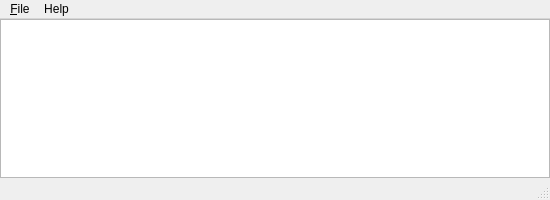
<?xml version="1.0" encoding="UTF-8"?>
<ui version="4.0">
 <class>FTPWMOClientClass</class>
 <widget class="QMainWindow" name="FTPWMOClientClass">
  <property name="enabled">
   <bool>true</bool>
  </property>
  <property name="geometry">
   <rect>
    <x>0</x>
    <y>0</y>
    <width>550</width>
    <height>200</height>
   </rect>
  </property>
  <property name="minimumSize">
   <size>
    <width>300</width>
    <height>70</height>
   </size>
  </property>
  <property name="baseSize">
   <size>
    <width>600</width>
    <height>250</height>
   </size>
  </property>
  <property name="windowTitle">
   <string>FTPWMOClient</string>
  </property>
  <widget class="QWidget" name="centralWidget">
   <property name="enabled">
    <bool>true</bool>
   </property>
   <property name="layoutDirection">
    <enum>Qt::LeftToRight</enum>
   </property>
   <layout class="QGridLayout" name="zeroLayaout">
    <property name="sizeConstraint">
     <enum>QLayout::SetDefaultConstraint</enum>
    </property>
    <property name="leftMargin">
     <number>0</number>
    </property>
    <property name="topMargin">
     <number>0</number>
    </property>
    <property name="rightMargin">
     <number>0</number>
    </property>
    <property name="bottomMargin">
     <number>0</number>
    </property>
    <property name="spacing">
     <number>0</number>
    </property>
    <item row="0" column="0">
     <widget class="QTreeWidget" name="loggingList">
      <property name="enabled">
       <bool>true</bool>
      </property>
      <property name="sizePolicy">
       <sizepolicy hsizetype="Preferred" vsizetype="Expanding">
        <horstretch>0</horstretch>
        <verstretch>0</verstretch>
       </sizepolicy>
      </property>
      <property name="font">
       <font>
        <family>Arial</family>
        <pointsize>10</pointsize>
       </font>
      </property>
      <property name="autoFillBackground">
       <bool>false</bool>
      </property>
      <property name="lineWidth">
       <number>1</number>
      </property>
      <property name="autoScroll">
       <bool>true</bool>
      </property>
      <property name="autoScrollMargin">
       <number>1</number>
      </property>
      <property name="showDropIndicator" stdset="0">
       <bool>true</bool>
      </property>
      <property name="selectionBehavior">
       <enum>QAbstractItemView::SelectRows</enum>
      </property>
      <property name="textElideMode">
       <enum>Qt::ElideRight</enum>
      </property>
      <property name="itemsExpandable">
       <bool>true</bool>
      </property>
      <property name="headerHidden">
       <bool>true</bool>
      </property>
      <property name="expandsOnDoubleClick">
       <bool>true</bool>
      </property>
      <attribute name="headerVisible">
       <bool>false</bool>
      </attribute>
      <column>
       <property name="text">
        <string notr="true"> Logging </string>
       </property>
       <property name="font">
        <font>
         <family>Arial</family>
         <pointsize>9</pointsize>
         <weight>75</weight>
         <bold>true</bold>
        </font>
       </property>
       <property name="background">
        <color>
         <red>236</red>
         <green>236</green>
         <blue>236</blue>
        </color>
       </property>
      </column>
     </widget>
    </item>
   </layout>
  </widget>
  <widget class="QMenuBar" name="menuBar">
   <property name="geometry">
    <rect>
     <x>0</x>
     <y>0</y>
     <width>550</width>
     <height>26</height>
    </rect>
   </property>
   <widget class="QMenu" name="menuFile">
    <property name="title">
     <string>&amp;File</string>
    </property>
    <addaction name="actionExit"/>
   </widget>
   <widget class="QMenu" name="menuHelp">
    <property name="title">
     <string>Help</string>
    </property>
    <addaction name="actionAbout"/>
   </widget>
   <addaction name="menuFile"/>
   <addaction name="menuHelp"/>
  </widget>
  <widget class="QStatusBar" name="statusBar"/>
  <action name="actionExit">
   <property name="text">
    <string>&amp;Exit</string>
   </property>
  </action>
  <action name="actionAbout">
   <property name="text">
    <string>About</string>
   </property>
  </action>
  <action name="actionConnect">
   <property name="text">
    <string>Connect</string>
   </property>
  </action>
 </widget>
 <layoutdefault spacing="6" margin="11"/>
 <resources>
  <include location="ftpwmoclient.qrc"/>
 </resources>
 <connections>
  <connection>
   <sender>actionExit</sender>
   <signal>triggered()</signal>
   <receiver>FTPWMOClientClass</receiver>
   <slot>close()</slot>
   <hints>
    <hint type="sourcelabel">
     <x>-1</x>
     <y>-1</y>
    </hint>
    <hint type="destinationlabel">
     <x>313</x>
     <y>227</y>
    </hint>
   </hints>
  </connection>
 </connections>
</ui>
